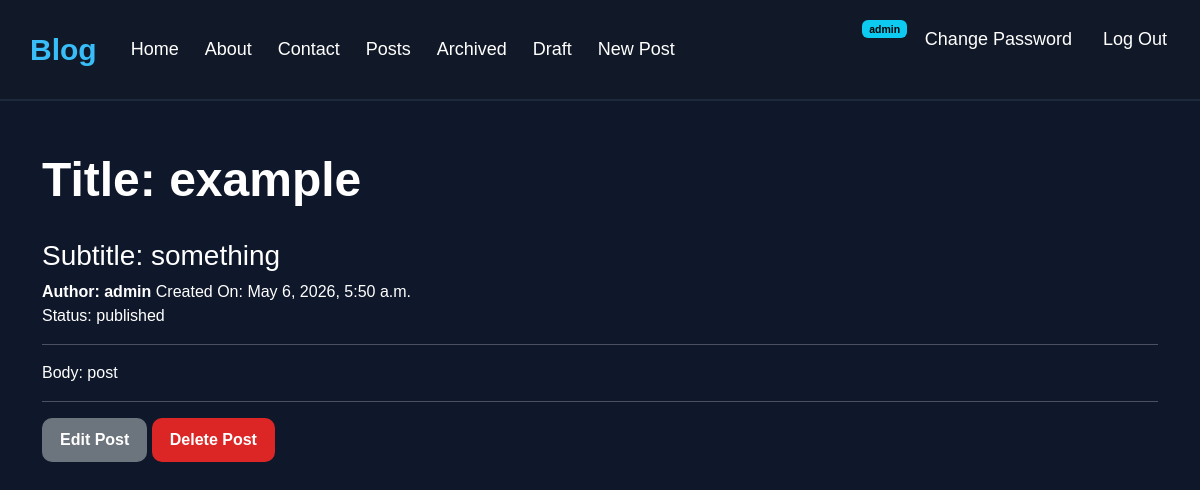
Page /posts/2/ (signed in) on the committed database.
### posts/models.py (models this page shows, shortened)
class Post(models.Model):  # OOP (Object Oriented Programming)
    title = models.CharField(max_length=128)  # string
    subtitle = models.CharField(max_length=256)  # string
    body = models.TextField()  # string
    created_on = models.DateTimeField(auto_now_add=True)  # date / datetime
    author = models.ForeignKey(
        get_user_model(),
        on_delete=models.CASCADE
    )  # User Model
    status = models.ForeignKey(
        Status,
        on_delete=models.DO_NOTHING
    )

class Status(models.Model):
    class Meta:
        verbose_name_plural = "Status"
    name = models.CharField(max_length=128, unique=True)
    description = models.CharField(max_length=200, help_text="Write a description about the status")
    def __str__(self):
        return f"{self.name}"

### posts/views.py (the view)
# urls.py: path("<int:pk>/", PostDetailView.as_view(), name="post_detail"),
class PostDetailView(LoginRequiredMixin, DetailView):
    template_name = "posts/detail.html"
    model = Post
    context_object_name = "single_post"
    def get_context_data(self, **kwargs):
        context = super().get_context_data(**kwargs)
        return context

### templates/posts/detail.html (shortened to what this page needs)
{% extends 'pages/base.html' %}
{% block content %}
    <h1>Title: {{ single_post.title }}</h1>
    <h3>Subtitle: {{ single_post.subtitle }}</h3>
    <span><strong>Author: {{ single_post.author }}</strong></span>
    <span>Created On: {{ single_post.created_on }}</span>
    <p>Status: {{ single_post.status }}</p>
    <hr>
    <p>Body: {{ single_post.body }}</p>
    <hr>
    <a href="{% url 'post_edit' single_post.id %}" class="btn btn-secondary">Edit Post</a>
    <a href="{% url 'post_delete' single_post.id %}" class="btn btn-danger">Delete Post</a>
{% endblock %}

### templates/pages/navbar.html (shortened to what this page needs)
<nav class="navbar navbar-expand-lg bg-body-tertiary">
  <div class="container-fluid">
    <a class="navbar-brand" href="{% url 'home' %}">Blog</a>
    <div class="collapse navbar-collapse" id="navbarSupportedContent">
      <ul class="navbar-nav me-auto mb-2 mb-lg-0">
        <li class="nav-item">
          <a class="nav-link active" aria-current="page" href="{% url 'home' %}">Home</a>
        </li>
        <li class="nav-item">
          <a class="nav-link" href="{% url 'about' %}">About</a>
        </li>
        <li class="nav-item">
          <a class="nav-link" href="{% url 'contact' %}">Contact</a>
        </li>
        <li class="nav-item">
          <a class="nav-link" href="{% url 'post_list' %}">Posts</a>
        </li>
        {% if user.is_authenticated %}
        <li class="nav-item">
    <a class="nav-link" href="{% url 'post_archived' %}">Archived</a>
    </li>
<li class="nav-item">
    <a class="nav-link" href="{% url 'post_draft' %}">Draft</a>
</li>
        <li class="nav-item">
          <a class="nav-link" href="{% url 'post_new' %}">New Post</a>
        </li>
        {% endif %}
      </ul>
      <div class="d-flex">
        <ul class="navbar-nav me-auto mb-2 mb-lg-0">
          {% if user.is_authenticated %}
          <li class="nav-item">
            <span class="badge text-bg-info">{{ user.username }}</span>
          </li>
              <li class="nav-item">
            <a href="{% url 'password_change' %}" class="nav-link">Change Password</a>
          </li>
          <li class="nav-item">
            <form action="{% url 'logout' %}" method="post">
              <input type="submit" value="Log Out" class="nav-link">
            </form>
          </li>
          {% endif %}
        </ul>
      </div>
    </div>
  </div>
</nav>

### static/css/style.css (style rules this page uses)
body { background: #0f172a; color: white; font-family: Arial, Helvetica, sans-serif; min-height: 100vh; }
.navbar { background-color: #111827 !important; padding: 18px; border-bottom: 2px solid #1e293b; }
.navbar-brand { color: #38bdf8 !important; font-size: 30px; font-weight: bold; }
.nav-item form { margin: 0; padding: 0; }
.nav-link { color: white !important; font-size: 18px; margin-left: 10px; transition: 0.3s; }
.btn { border-radius: 10px; padding: 10px 18px; font-weight: bold; border: none; transition: 0.3s; }
.btn-danger { background-color: #dc2626 !important; }
input, textarea { width: 100%; padding: 12px; margin-bottom: 20px !important; border-radius: 10px; border: 1px solid #475569; background-color: #0f172a; color: white; }
.helptext, .helptext li, ul, li { color: white !important; opacity: 1 !important; font-size: 14px; }
h1 { font-size: 48px; font-weight: bold; margin-bottom: 30px; }
a { text-decoration: none; }
small, .form-text, .text-muted, ul, li { color: white !important; }

### rows in the picture
Post: title "example", subtitle "something", author "admin", created_on "May 6, 2026, 5:50 a.m.", status "published", body "post"

### other values in the picture
{{ user.username }} "admin"
